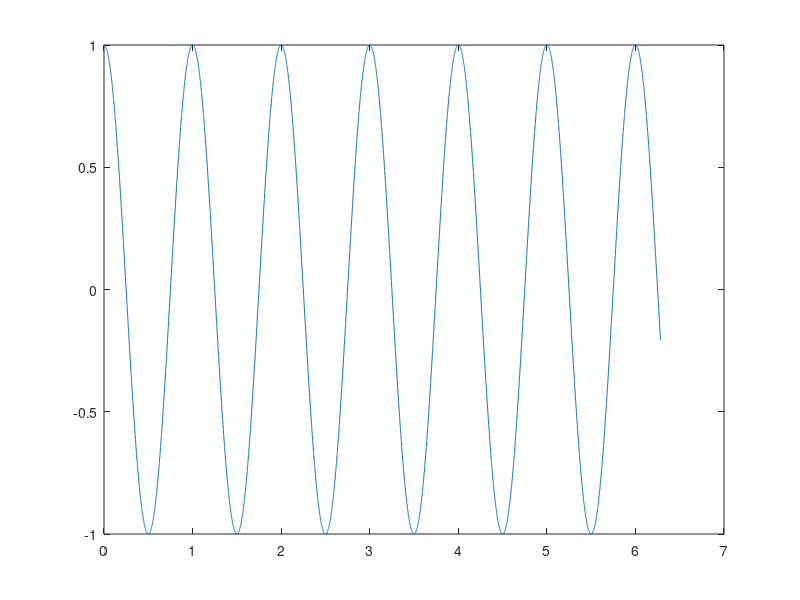
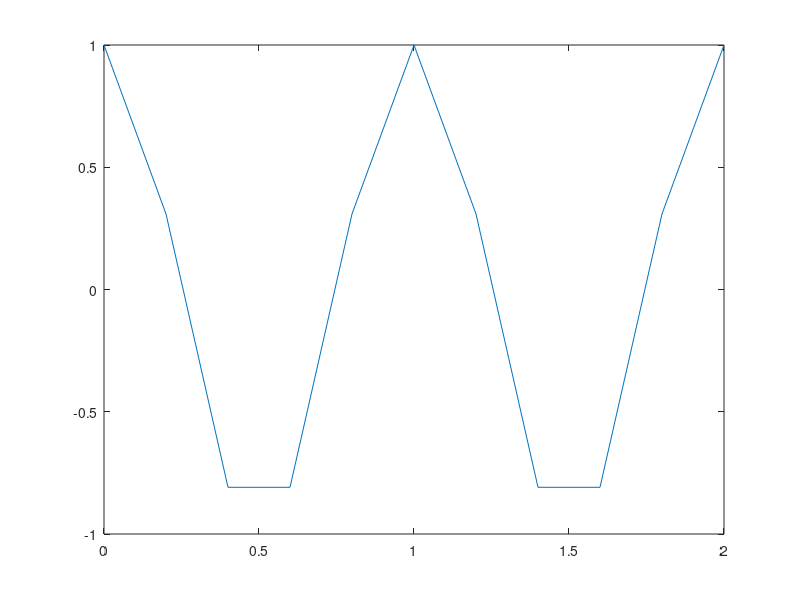

These charts were generated, in order, by the following MATLAB code: (Note: this script raises an error after producing the figures.)
%% #1a

f=1;
A=1;

t = 0:0.001:2*pi;
x_t = A*cos(2*pi*f*t);
figure,plot(t,x_t)

%% #1b
f_s = 5;
T_s = 1/f_s;
time_step = 0.001*T_s;
t = 0:time_step:2*pi;
n = 0:10;

x_t = A*cos(2*pi*f*t);
x_n = A*cos(2*pi*f*n*T_s);

figure,plot(T_s*n,x_n)

%% #1c

h = zeros(1,2.*round(T_s/time_step));
h((1:end)*time_step<T_s+time_step) = 1;

x_s = zeros(1,length(x_t));
x_s(1:(T_s/time_step):length(x_t)) = x_n;

x0 = conv(x_s,h);
x0 = x0(1:length(x_s));
hold on

%plot zero hold
subplot(1,2,1),plot((1:length(h)-1)*time_step,h)
%plot output of zero hold
subplot(1,2,2),plot(t,x0)

%% #1d
bits = 4;
maxval = 1;
minval = -1;
t_range = minval:0.001:maxval;

step = -minval/(2^(bits-1));

x_t = maxval*cos(2*pi*f*t);
k2 = round((x_t-minval)./step);
k2(k2>2^(bits)-1) = 2^(bits)-1;
x_t_q = minval+k2*step;

figure, plot(t,x_t_q,x_t)


%% #2a

num1 = poly([0.98*exp(j*.8*pi) 0.98*exp(-j*.8*pi)]);
den1 = poly([0.8*exp(j*.4*pi) 0.8*exp(-j*.4*pi)]);;;
k = 1:4;
ck = 0.95*exp(j*(0.15*pi+0.02*pi*k));
c1 = ck(1);

amp2_1 = c1*conj(c1);
num2_1 = [1/conj(c1) 1/conj(c1) 1/c1 1/c1];
den2_1 = [c1 c1 conj(c1) conj(c1)];
c2 = ck(2);
amp2_2 = c2*conj(c2);
num2_2 = [1/conj(c2) 1/conj(c2) 1/c2 1/c2];
den2_2 = [c2 c2 conj(c2) conj(c2)];
c3 = ck(3);
amp2_3 = c3*conj(c3);
num2_3 = [1/conj(c3) 1/conj(c3) 1/c3 1/c3]; 
den2_3 = [c3 c3 conj(c3) conj(c3)];
c4 = ck(4);
amp2_4 = c4*conj(c4);
num2_4 = [1/conj(c4) 1/conj(c4) 1/c4 1/c4];
den2_4 = [c4 c4 conj(c4) conj(c4)];

amp2 = amp2_1*amp2_2*amp2_3*amp2_4;
num2 = poly([num2_1 num2_2 num2_3 num2_4]);
den2 = poly([den2_1 den2_2 den2_3 den2_4]);

num = amp2*conv(num1, num2);
den = conv(den1, den2);

%fvtool(num,den,'grpdelay')


%% #2b
n = 0:300;
M = 60;
w=@omega;
x = [];
for k=0:300
    x_1 = w(k-2*M-2)*cos(.4*pi*(k-2*M-2)-pi/2);
    x_2 = w(k-M-1)*cos(0.2*pi*(k-M-1));

    x = [x,x_1+x_2];
end

figure,plot(n,x)

y = filter(num,den,x);

figure, plot(n,y)

function w = omega(n)
    M=60;
    w = 0.54-.46*cos(2*pi*n/M);
    w = w*heaviside(n-1)*(1-heaviside(n-M));
end
